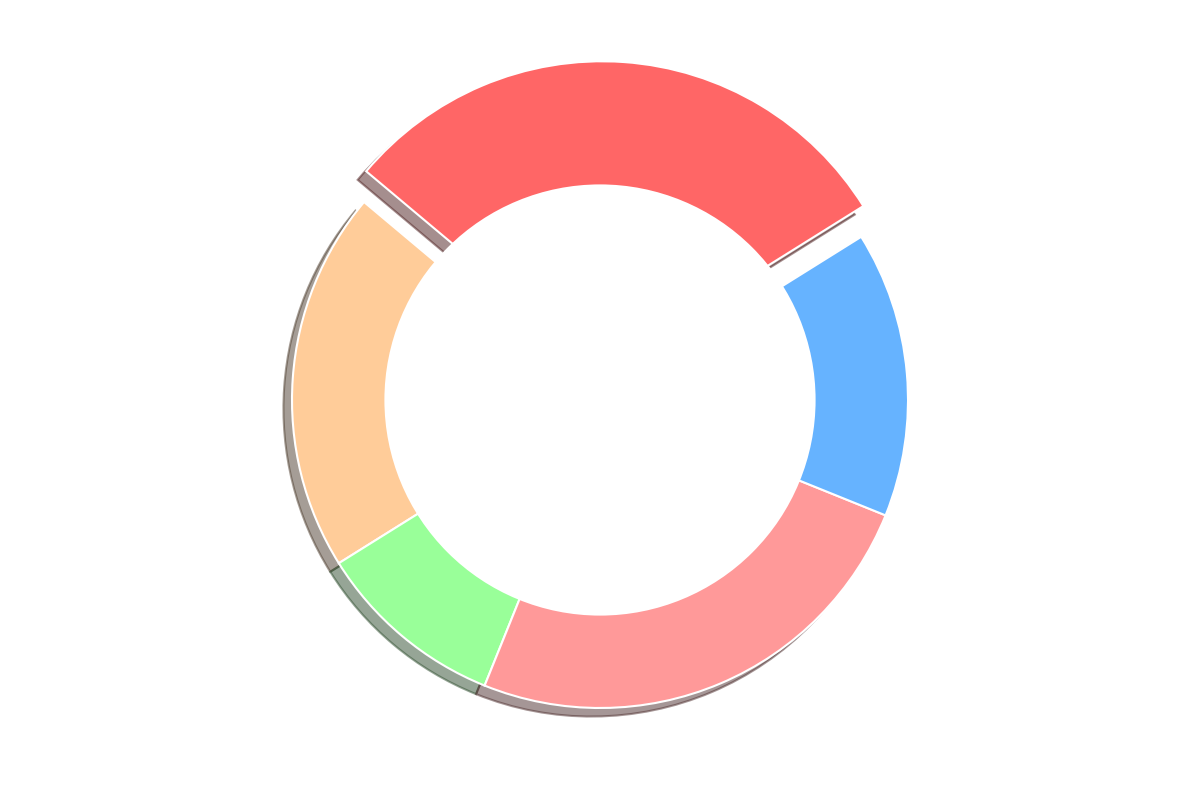

This chart was generated by the following Python code:
import matplotlib.pyplot as plt
import numpy as np

interest = [20, 10, 25, 15, 30]

# New colors list with shuffled order
colors = ['#ffcc99', '#99ff99', '#ff9999', '#66b3ff', '#ff6666']

fig, ax = plt.subplots(figsize=(12, 8), subplot_kw=dict(aspect="equal"))

wedges, autotexts = ax.pie(
    interest, 
    startangle=140, 
    colors=colors, 
    pctdistance=0.85, 
    wedgeprops=dict(edgecolor='white', linewidth=1.5),
    explode=(0, 0, 0, 0, 0.1),
    shadow=True
)

for autotext in autotexts:
    autotext.set_color('black')
    autotext.set_fontsize(10)
    autotext.set_fontweight('bold')

centre_circle = plt.Circle((0, 0), 0.70, fc='white')
ax.add_artist(centre_circle)

plt.tight_layout()
plt.show()
